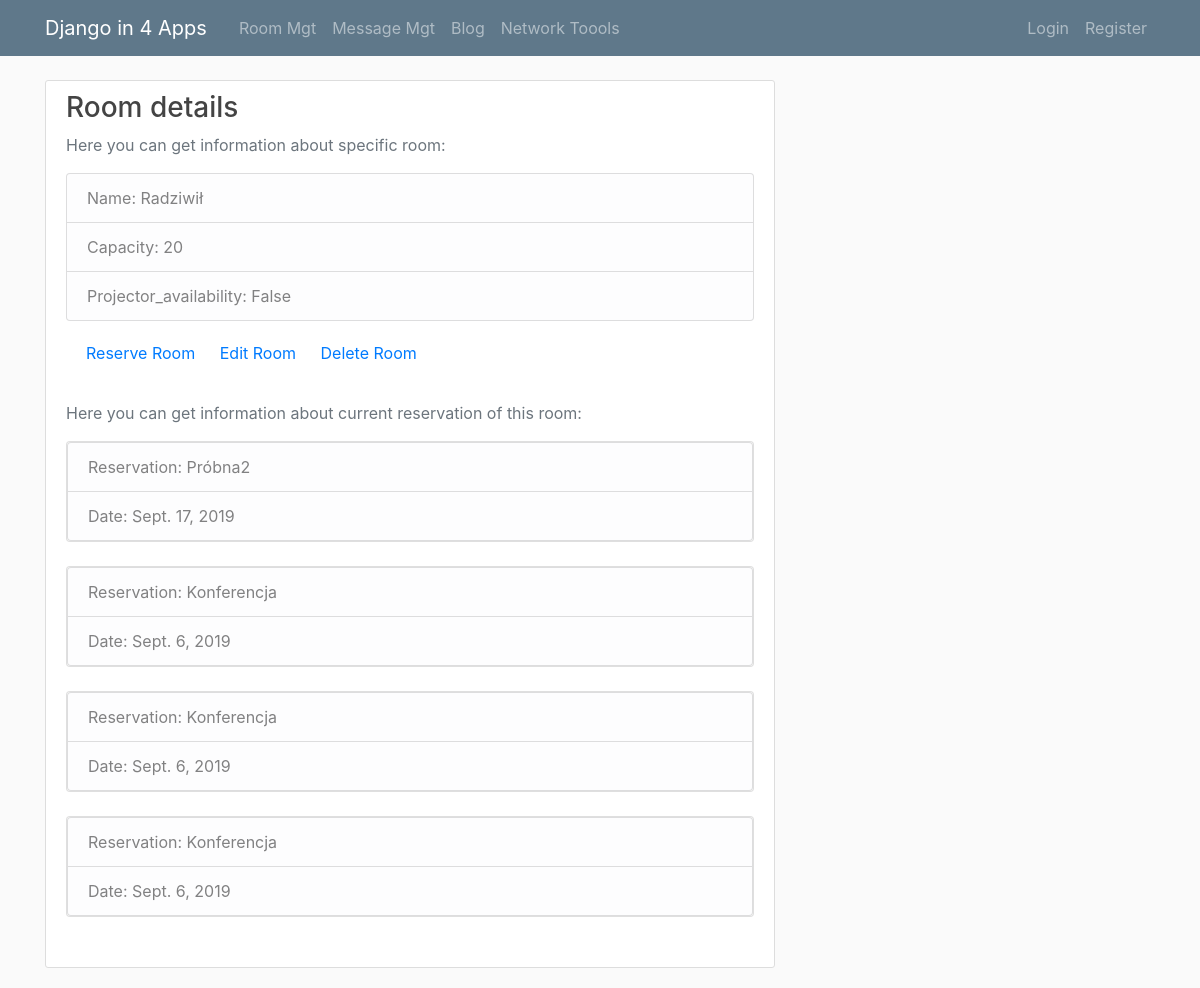
Page /roomsmgt/room/6 on the committed database.
### Workshop_RoomsMgt/models.py (models this page shows, shortened)
class Room(models.Model):
    name = models.CharField(
        verbose_name='Name',
        max_length=64
    )
    capacity = models.SmallIntegerField(
        verbose_name='Capacity'
    )
    projector_availability = models.BooleanField(
        verbose_name='Projector availability',
        default=True
    )

class Reservation(models.Model):
    date = models.DateField(
        verbose_name='Date',
    )
    comment = models.CharField(
        verbose_name='Comment',
        max_length=128
    )
    rooms = models.ForeignKey(
        Room,
        verbose_name="Rooms",
        on_delete=models.CASCADE,
        related_name='Rooms'
    )

### Workshop_RoomsMgt/views.py (the view)
# urls.py: path('room/<int:pk>', room_detail, name="room"),
def room_detail(request, pk):
    if request.method == 'GET':
        context = {
            'Room': Room.objects.get(pk=pk),
            'Reservation': Reservation.objects.filter(rooms=Room.objects.get(pk=pk)).order_by('-date')
        }
        return render(request, 'Workshop_RoomsMgt/room_detail.html', context)

### Workshop_RoomsMgt/templates/Workshop_RoomsMgt/room_detail.html
{% extends "Workshop_RoomsMgt/base.html" %}
{% load crispy_forms_tags %}
{% block content %}
        <div class="col-md-24">
          <div class="content-section">
            <h3>Room details</h3>
            <p class='text-muted'>Here you can get information about specific room:
              <ul class="list-group">
                <li class="list-group-item list-group-item-light">Name: {{ Room.name }}</li>
                <li class="list-group-item list-group-item-light">Capacity: {{ Room.capacity }}</li>
                <li class="list-group-item list-group-item-light">Projector_availability: {{ Room.projector_availability }}</li>
              </ul>
              <div class="card-body">
                    <a href="reservation/{{ Room.pk }}" class="card-link">Reserve Room</a>
                    <a href="modify/{{ Room.pk }}" class="card-link">Edit Room</a>
                    <a href="delete/{{ Room.pk }}" class="card-link">Delete Room</a>
              </div>
            </p>
              <p class='text-muted'>Here you can get information about current reservation of this room:
              {% for r in Reservation %}
              <ul class="list-group">
                <div class="card mb-4" style="width: 43rem;">
                <li class="list-group-item list-group-item-light">Reservation: {{ r.comment }}</li>
                <li class="list-group-item list-group-item-light">Date: {{ r.date }}</li>
                </div>
              </ul>
               {% endfor %}
              </p>
          </div>
        </div>
      </div>
    </main>
{% endblock %}

### Workshop_RoomsMgt/static/Workshop_RoomsMgt/main.css (style rules this page uses)
body { background: #fafafa; color: #333333; margin-top: 5rem; }
h1, h2, h3, h4, h5, h6 { color: #444444; }
ul { margin: 0; }
.content-section { background: #ffffff; padding: 10px 20px; border: 1px solid #dddddd; border-radius: 3px; margin-bottom: 20px; }

### rows in the picture
Room: name "Radziwił", capacity "20", projector_availability "False"
Reservation: comment "Próbna2", date "Sept. 17, 2019"
Reservation: comment "Konferencja", date "Sept. 6, 2019"
Reservation: comment "Konferencja", date "Sept. 6, 2019"
Reservation: comment "Konferencja", date "Sept. 6, 2019"
